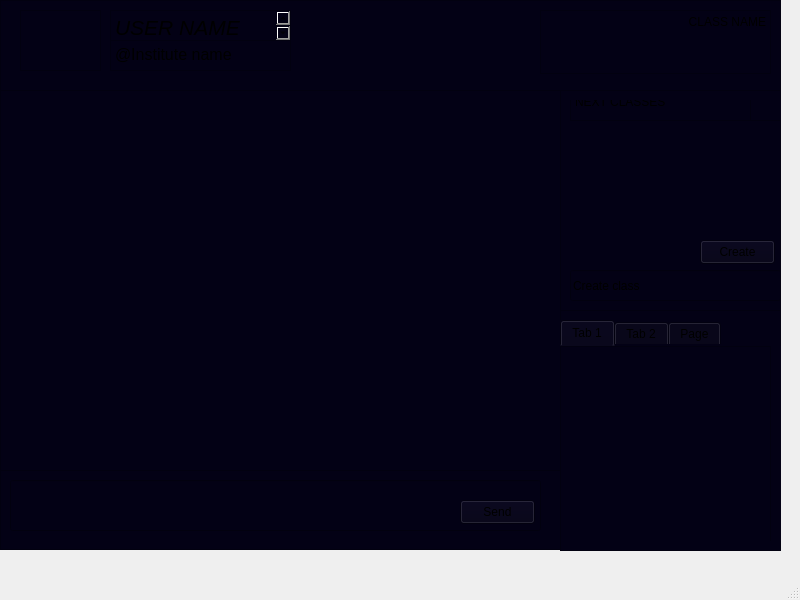
<?xml version="1.0" encoding="UTF-8"?>
<ui version="4.0">
 <class>MainWindow</class>
 <widget class="QMainWindow" name="MainWindow">
  <property name="geometry">
   <rect>
    <x>0</x>
    <y>0</y>
    <width>800</width>
    <height>600</height>
   </rect>
  </property>
  <property name="windowTitle">
   <string>MainWindow</string>
  </property>
  <widget class="QWidget" name="centralwidget">
   <widget class="QFrame" name="header">
    <property name="geometry">
     <rect>
      <x>0</x>
      <y>0</y>
      <width>781</width>
      <height>91</height>
     </rect>
    </property>
    <property name="styleSheet">
     <string notr="true">background-color: rgb(3, 1, 21);</string>
    </property>
    <property name="frameShape">
     <enum>QFrame::Shape::StyledPanel</enum>
    </property>
    <property name="frameShadow">
     <enum>QFrame::Shadow::Raised</enum>
    </property>
    <widget class="QTextEdit" name="USERNAME">
     <property name="geometry">
      <rect>
       <x>110</x>
       <y>10</y>
       <width>181</width>
       <height>31</height>
      </rect>
     </property>
     <property name="html">
      <string>&lt;!DOCTYPE HTML PUBLIC &quot;-//W3C//DTD HTML 4.0//EN&quot; &quot;http://www.w3.org/TR/REC-html40/strict.dtd&quot;&gt;
&lt;html&gt;&lt;head&gt;&lt;meta name=&quot;qrichtext&quot; content=&quot;1&quot; /&gt;&lt;meta charset=&quot;utf-8&quot; /&gt;&lt;style type=&quot;text/css&quot;&gt;
p, li { white-space: pre-wrap; }
hr { height: 1px; border-width: 0; }
li.unchecked::marker { content: &quot;\2610&quot;; }
li.checked::marker { content: &quot;\2612&quot;; }
&lt;/style&gt;&lt;/head&gt;&lt;body style=&quot; font-family:'Segoe UI'; font-size:9pt; font-weight:400; font-style:normal;&quot;&gt;
&lt;p style=&quot; margin-top:0px; margin-bottom:0px; margin-left:0px; margin-right:0px; -qt-block-indent:0; text-indent:0px;&quot;&gt;&lt;span style=&quot; font-size:16pt; font-style:italic;&quot;&gt;USER NAME&lt;/span&gt;&lt;/p&gt;&lt;/body&gt;&lt;/html&gt;</string>
     </property>
    </widget>
    <widget class="QTextEdit" name="Institutename">
     <property name="geometry">
      <rect>
       <x>110</x>
       <y>40</y>
       <width>181</width>
       <height>31</height>
      </rect>
     </property>
     <property name="html">
      <string>&lt;!DOCTYPE HTML PUBLIC &quot;-//W3C//DTD HTML 4.0//EN&quot; &quot;http://www.w3.org/TR/REC-html40/strict.dtd&quot;&gt;
&lt;html&gt;&lt;head&gt;&lt;meta name=&quot;qrichtext&quot; content=&quot;1&quot; /&gt;&lt;meta charset=&quot;utf-8&quot; /&gt;&lt;style type=&quot;text/css&quot;&gt;
p, li { white-space: pre-wrap; }
hr { height: 1px; border-width: 0; }
li.unchecked::marker { content: &quot;\2610&quot;; }
li.checked::marker { content: &quot;\2612&quot;; }
&lt;/style&gt;&lt;/head&gt;&lt;body style=&quot; font-family:'Segoe UI'; font-size:9pt; font-weight:400; font-style:normal;&quot;&gt;
&lt;p style=&quot; margin-top:0px; margin-bottom:0px; margin-left:0px; margin-right:0px; -qt-block-indent:0; text-indent:0px;&quot;&gt;&lt;span style=&quot; font-size:12pt;&quot;&gt;@Institute name&lt;/span&gt;&lt;/p&gt;&lt;/body&gt;&lt;/html&gt;</string>
     </property>
     <property name="overwriteMode">
      <bool>false</bool>
     </property>
    </widget>
    <widget class="QFrame" name="Profileimage">
     <property name="geometry">
      <rect>
       <x>20</x>
       <y>10</y>
       <width>81</width>
       <height>61</height>
      </rect>
     </property>
     <property name="frameShape">
      <enum>QFrame::Shape::StyledPanel</enum>
     </property>
     <property name="frameShadow">
      <enum>QFrame::Shadow::Raised</enum>
     </property>
    </widget>
    <widget class="QTextEdit" name="textEdit">
     <property name="geometry">
      <rect>
       <x>540</x>
       <y>10</y>
       <width>231</width>
       <height>64</height>
      </rect>
     </property>
     <property name="html">
      <string>&lt;!DOCTYPE HTML PUBLIC &quot;-//W3C//DTD HTML 4.0//EN&quot; &quot;http://www.w3.org/TR/REC-html40/strict.dtd&quot;&gt;
&lt;html&gt;&lt;head&gt;&lt;meta name=&quot;qrichtext&quot; content=&quot;1&quot; /&gt;&lt;meta charset=&quot;utf-8&quot; /&gt;&lt;style type=&quot;text/css&quot;&gt;
p, li { white-space: pre-wrap; }
hr { height: 1px; border-width: 0; }
li.unchecked::marker { content: &quot;\2610&quot;; }
li.checked::marker { content: &quot;\2612&quot;; }
&lt;/style&gt;&lt;/head&gt;&lt;body style=&quot; font-family:'Segoe UI'; font-size:9pt; font-weight:400; font-style:normal;&quot;&gt;
&lt;p align=&quot;right&quot; style=&quot; margin-top:0px; margin-bottom:0px; margin-left:0px; margin-right:0px; -qt-block-indent:0; text-indent:0px;&quot;&gt;CLASS NAME&lt;/p&gt;
&lt;p align=&quot;right&quot; style=&quot;-qt-paragraph-type:empty; margin-top:0px; margin-bottom:0px; margin-left:0px; margin-right:0px; -qt-block-indent:0; text-indent:0px;&quot;&gt;&lt;br /&gt;&lt;/p&gt;&lt;/body&gt;&lt;/html&gt;</string>
     </property>
    </widget>
   </widget>
   <widget class="QFrame" name="messagearea">
    <property name="geometry">
     <rect>
      <x>0</x>
      <y>90</y>
      <width>561</width>
      <height>381</height>
     </rect>
    </property>
    <property name="styleSheet">
     <string notr="true">border-color: rgb(8, 3, 59);
background-color: rgb(3, 1, 21);</string>
    </property>
    <property name="frameShape">
     <enum>QFrame::Shape::StyledPanel</enum>
    </property>
    <property name="frameShadow">
     <enum>QFrame::Shadow::Raised</enum>
    </property>
    <widget class="QScrollArea" name="scrollArea">
     <property name="geometry">
      <rect>
       <x>0</x>
       <y>0</y>
       <width>561</width>
       <height>381</height>
      </rect>
     </property>
     <property name="widgetResizable">
      <bool>true</bool>
     </property>
     <widget class="QWidget" name="scrollAreaWidgetContents">
      <property name="geometry">
       <rect>
        <x>0</x>
        <y>0</y>
        <width>559</width>
        <height>379</height>
       </rect>
      </property>
     </widget>
    </widget>
   </widget>
   <widget class="QFrame" name="Messagebox">
    <property name="geometry">
     <rect>
      <x>0</x>
      <y>470</y>
      <width>561</width>
      <height>80</height>
     </rect>
    </property>
    <property name="styleSheet">
     <string notr="true">border-color: rgb(8, 3, 59);
background-color: rgb(3, 1, 21);</string>
    </property>
    <property name="frameShape">
     <enum>QFrame::Shape::StyledPanel</enum>
    </property>
    <property name="frameShadow">
     <enum>QFrame::Shadow::Raised</enum>
    </property>
    <widget class="QLineEdit" name="messagebox">
     <property name="geometry">
      <rect>
       <x>10</x>
       <y>10</y>
       <width>531</width>
       <height>51</height>
      </rect>
     </property>
    </widget>
    <widget class="QPushButton" name="Sendbutton">
     <property name="geometry">
      <rect>
       <x>460</x>
       <y>30</y>
       <width>75</width>
       <height>24</height>
      </rect>
     </property>
     <property name="text">
      <string>Send</string>
     </property>
    </widget>
   </widget>
   <widget class="QFrame" name="friendlist">
    <property name="geometry">
     <rect>
      <x>560</x>
      <y>310</y>
      <width>221</width>
      <height>241</height>
     </rect>
    </property>
    <property name="whatsThis">
     <string>&lt;html&gt;&lt;head/&gt;&lt;body&gt;&lt;p&gt;This is block to show friend list (all student in this class&lt;/p&gt;&lt;p&gt;It has 3 section&lt;/p&gt;&lt;p&gt;1. Online&lt;/p&gt;&lt;p&gt;2. Oflline&lt;/p&gt;&lt;p&gt;3. Star&lt;/p&gt;&lt;/body&gt;&lt;/html&gt;</string>
    </property>
    <property name="styleSheet">
     <string notr="true">border-color: rgb(8, 3, 59);
background-color: rgb(3, 1, 21);</string>
    </property>
    <property name="frameShape">
     <enum>QFrame::Shape::StyledPanel</enum>
    </property>
    <property name="frameShadow">
     <enum>QFrame::Shadow::Raised</enum>
    </property>
    <widget class="QTabWidget" name="tabWidget">
     <property name="geometry">
      <rect>
       <x>0</x>
       <y>10</y>
       <width>221</width>
       <height>221</height>
      </rect>
     </property>
     <property name="currentIndex">
      <number>0</number>
     </property>
     <widget class="QWidget" name="All">
      <attribute name="title">
       <string>Tab 1</string>
      </attribute>
      <widget class="QListView" name="listView_3">
       <property name="geometry">
        <rect>
         <x>0</x>
         <y>0</y>
         <width>211</width>
         <height>201</height>
        </rect>
       </property>
      </widget>
     </widget>
     <widget class="QWidget" name="Online">
      <attribute name="title">
       <string>Tab 2</string>
      </attribute>
      <widget class="QListView" name="listView_2">
       <property name="geometry">
        <rect>
         <x>0</x>
         <y>0</y>
         <width>211</width>
         <height>201</height>
        </rect>
       </property>
      </widget>
     </widget>
     <widget class="QWidget" name="Star">
      <attribute name="title">
       <string>Page</string>
      </attribute>
      <widget class="QListView" name="listView">
       <property name="geometry">
        <rect>
         <x>0</x>
         <y>1</y>
         <width>211</width>
         <height>201</height>
        </rect>
       </property>
      </widget>
     </widget>
    </widget>
   </widget>
   <widget class="QFrame" name="ToDo_nextclass">
    <property name="geometry">
     <rect>
      <x>560</x>
      <y>90</y>
      <width>221</width>
      <height>221</height>
     </rect>
    </property>
    <property name="whatsThis">
     <string>&lt;html&gt;&lt;head/&gt;&lt;body&gt;&lt;p&gt;This is ui bli in student classroom which show&lt;/p&gt;&lt;p&gt;1. ToDo list&lt;/p&gt;&lt;p&gt;     a. Done list button = submitted task in this class with date of submittion and status if teacher seen it or not&lt;/p&gt;&lt;p&gt;     b. Check list of pending task in this class with due dates&lt;/p&gt;&lt;p&gt;3.  Next Classes&lt;/p&gt;&lt;p&gt;     a. list Next lectures and their time with link to join&lt;/p&gt;&lt;/body&gt;&lt;/html&gt;</string>
    </property>
    <property name="styleSheet">
     <string notr="true">border-color: rgb(8, 3, 59);
background-color: rgb(3, 1, 21);</string>
    </property>
    <property name="frameShape">
     <enum>QFrame::Shape::StyledPanel</enum>
    </property>
    <property name="frameShadow">
     <enum>QFrame::Shadow::Raised</enum>
    </property>
    <widget class="QStackedWidget" name="stackedWidget">
     <property name="geometry">
      <rect>
       <x>10</x>
       <y>10</y>
       <width>211</width>
       <height>201</height>
      </rect>
     </property>
     <property name="styleSheet">
      <string notr="true">border-color: rgb(8, 3, 59);
background-color: rgb(3, 1, 21);</string>
     </property>
     <property name="currentIndex">
      <number>1</number>
     </property>
     <widget class="QWidget" name="TODO">
      <widget class="QListView" name="List">
       <property name="geometry">
        <rect>
         <x>-10</x>
         <y>20</y>
         <width>221</width>
         <height>191</height>
        </rect>
       </property>
      </widget>
      <widget class="QPlainTextEdit" name="Tabname">
       <property name="geometry">
        <rect>
         <x>0</x>
         <y>0</y>
         <width>181</width>
         <height>21</height>
        </rect>
       </property>
       <property name="plainText">
        <string>TODO list</string>
       </property>
      </widget>
      <widget class="QLineEdit" name="EnterTODO">
       <property name="geometry">
        <rect>
         <x>0</x>
         <y>170</y>
         <width>211</width>
         <height>31</height>
        </rect>
       </property>
       <property name="text">
        <string>Create TODO</string>
       </property>
      </widget>
      <widget class="QPushButton" name="pushButton">
       <property name="geometry">
        <rect>
         <x>130</x>
         <y>140</y>
         <width>75</width>
         <height>24</height>
        </rect>
       </property>
       <property name="text">
        <string>Create</string>
       </property>
      </widget>
     </widget>
     <widget class="QWidget" name="Nextclass">
      <widget class="QListWidget" name="listWidget">
       <property name="geometry">
        <rect>
         <x>-10</x>
         <y>20</y>
         <width>221</width>
         <height>191</height>
        </rect>
       </property>
      </widget>
      <widget class="QPlainTextEdit" name="plainTextEdit">
       <property name="geometry">
        <rect>
         <x>0</x>
         <y>-10</y>
         <width>181</width>
         <height>31</height>
        </rect>
       </property>
       <property name="plainText">
        <string>NEXT CLASSES</string>
       </property>
      </widget>
      <widget class="QLineEdit" name="EnterTODO_2">
       <property name="geometry">
        <rect>
         <x>0</x>
         <y>170</y>
         <width>211</width>
         <height>31</height>
        </rect>
       </property>
       <property name="text">
        <string>Create class</string>
       </property>
      </widget>
      <widget class="QPushButton" name="pushButton_2">
       <property name="geometry">
        <rect>
         <x>130</x>
         <y>140</y>
         <width>75</width>
         <height>24</height>
        </rect>
       </property>
       <property name="text">
        <string>Create</string>
       </property>
      </widget>
     </widget>
    </widget>
   </widget>
  </widget>
  <widget class="QMenuBar" name="menubar">
   <property name="geometry">
    <rect>
     <x>0</x>
     <y>0</y>
     <width>800</width>
     <height>33</height>
    </rect>
   </property>
  </widget>
  <widget class="QStatusBar" name="statusbar"/>
 </widget>
 <resources/>
 <connections/>
</ui>
